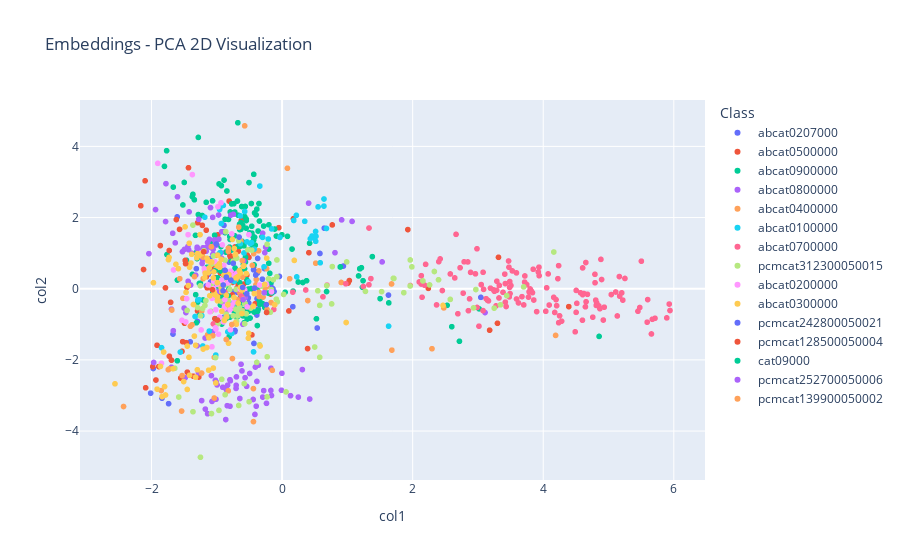

The code cell stored with this chart in its notebook:
### Markdown cell above
#### 3.2.2. Train and Evaluate Image Model

### Code cell
# Combine image columns to form the feature set
X_train = train_df[image_columns].values
X_test = test_df[image_columns].values

# Train and evaluate models
trained_models = train_classic(X_train, X_test, y_train, y_test)
